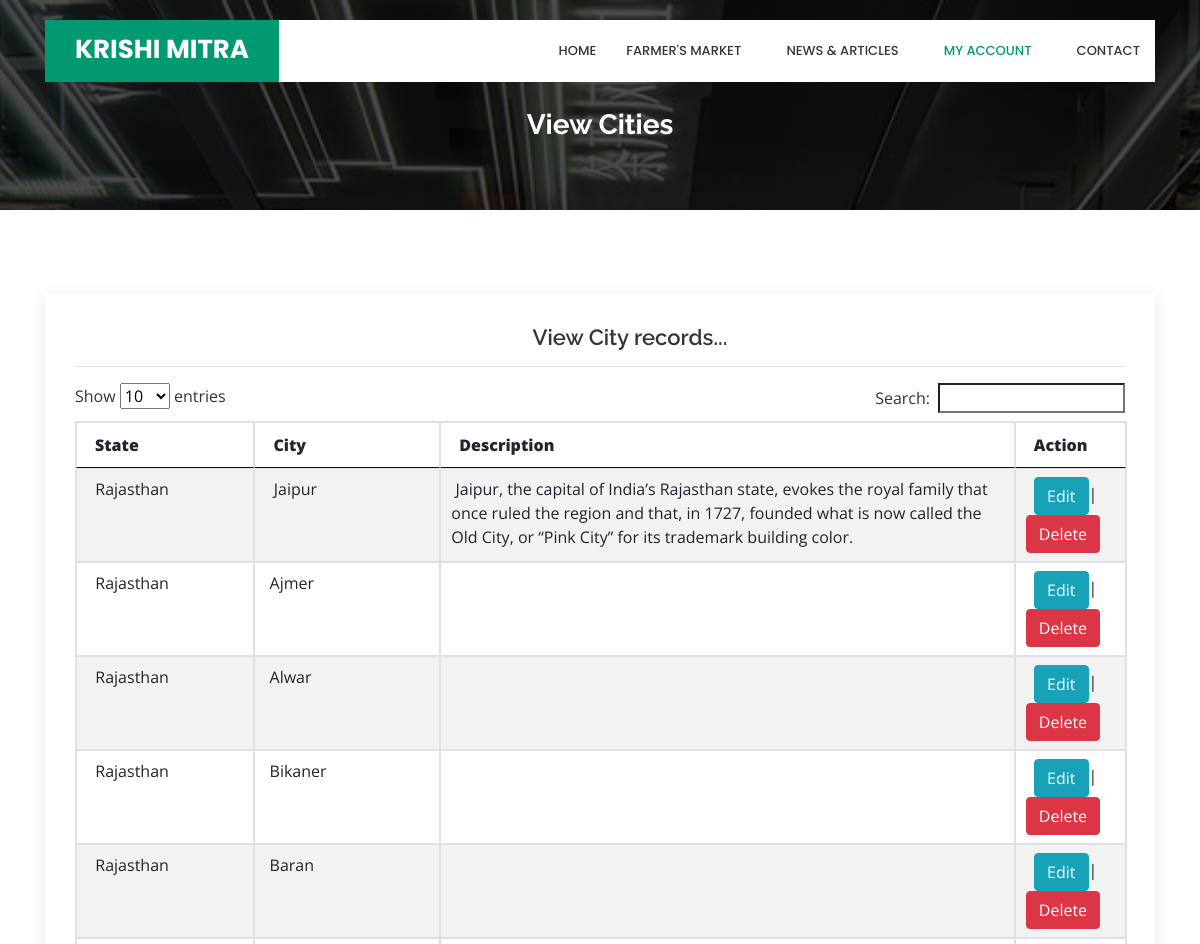
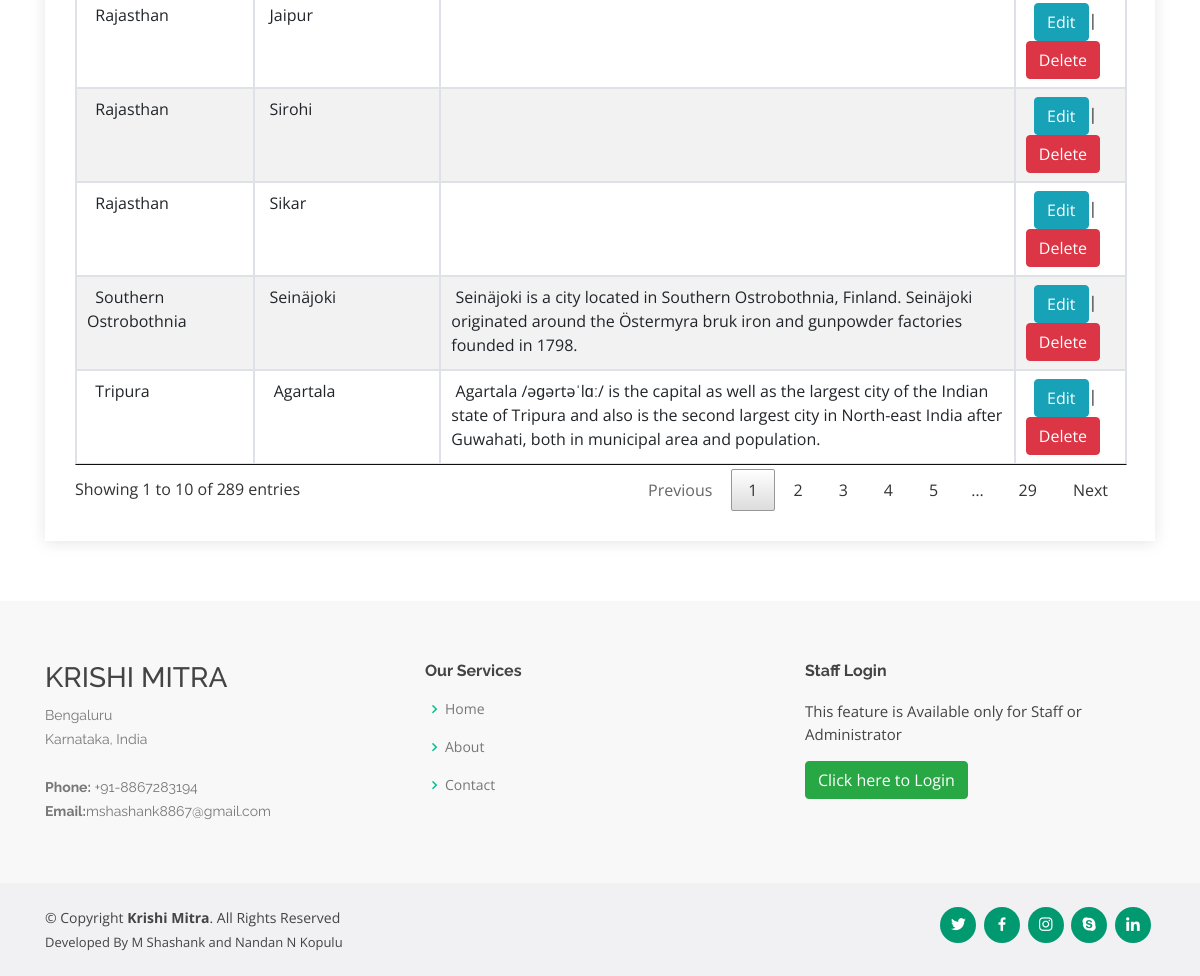
The app's page /viewcity.php (signed in) with its own data (2 pictures, top to bottom).
### tables this page shows
CREATE TABLE IF NOT EXISTS `city` (
`city_id` int(10) NOT NULL,
  `country_id` int(10) NOT NULL,
  `state_id` int(10) NOT NULL,
  `city` varchar(25) NOT NULL,
  `description` text NOT NULL,
  `status` varchar(10) NOT NULL
);

CREATE TABLE IF NOT EXISTS `state` (
`state_id` int(10) NOT NULL,
  `country_id` int(10) NOT NULL,
  `state` varchar(25) NOT NULL,
  `description` text NOT NULL,
  `status` varchar(10) NOT NULL
);

### viewcity.php (the view, shortened to what this page needs)
<?php
include("header.php");
?>
  <main id="main">
    <section id="cta" class="cta">
      <div class="container">
        <div class="text-center" data-aos="zoom-in">
		<br><br>
          <h3>View Cities</h3>
        </div>
      </div>
    </section>
    <section id="contact" class="contact">
      <div class="container">
        <div class="row">
          <div class="col-lg-12" data-aos="fade-up" data-aos-delay="100">
            <div class="info mt-4 ">
		<center><h4>View City records...</h4></center><hr>
<?php
							$sql = "SELECT * FROM city";
							  $qsql = mysqli_query($con,$sql);
							if(mysqli_num_rows($qsql)  == 0)
									{
										echo "<center>There is no city to display!!</center>";
									}
									else
									{
										?>
<table ID="datatable" class="table table-striped table-bordered " >
<thead>
<tr>
							    <th><strong>State</strong></th>
							    <th><strong>City</strong></th>
							    <th><strong>Description</strong></th>
                                <th><strong>Action</strong></th>
  </tr>
  </thead>
  <tbody>
  <?php
  while($rs = mysqli_fetch_array($qsql))
  {
		$sqlstate = "SELECT * FROM state WHERE state_id='$rs[state_id]'";
	  $qsqlstate = mysqli_query($con,$sqlstate);
	  $rsstate = mysqli_fetch_array($qsqlstate);
							  echo "
							  <tr>
							    <td>&nbsp; $rsstate[state]</td>
							    <td>&nbsp;$rs[city]</td>
							    <td>&nbsp;$rs[description]</td>
								<td>&nbsp; <a href='city.php?editid=$rs[city_id]'  CLASS='btn btn-info'>Edit</a>| <a href='viewcity.php?deleteid=$rs[city_id]' onclick='return delconfirm()' CLASS='btn btn-danger'>Delete</a></td>
						      </tr>";
  }
  ?>
  </tbody>
</table>
						<?php
						 }
						?>
            </div>
		  </div>
        </div>
      </div>
    </section>
  </main>
<?php
include("footer.php");
?>

### assets/css/style.css (style rules this page uses)
body { font-family: "Open Sans", sans-serif; color: #444444; }
a { color: #009970; }
h1, h2, h3, h4, h5, h6 { font-family: "Raleway", sans-serif; }
section { padding: 60px 0; overflow: hidden; }
.cta { background: linear-gradient(rgba(2, 2, 2, 0.7), rgba(0, 0, 0, 0.7)), url("../img/cta-bg.jpg") fixed center center; background-size: cover; padding: 60px 0; }
.cta h3 { color: #fff; font-size: 28px; font-weight: 700; }
.contact .info { padding: 30px; width: 100%; background: #fff; box-shadow: 0px 2px 15px rgba(0, 0, 0, 0.1); }
.contact .info h4 { padding: 0 0 0 60px; font-size: 22px; font-weight: 600; margin-bottom: 5px; color: #36343a; }

### records on screen
city: state.state "Southern Ostrobothnia", city "Seinäjoki", description "Seinäjoki is a city located in Southern Ostrobothnia, Finland. Seinäjoki originated around the Östermyra bruk iron and gunpowder factories founded in 1798."
city: state.state "Rajasthan", city "Jaipur", description "Jaipur, the capital of India’s Rajasthan state, evokes the royal family that once ruled the region and that, in 1727, founded what is now called the Old City, or “Pink City” for its trademark building color."
city: state.state "Tripura", city "Agartala", description "Agartala /əɡərtəˈlɑː/ is the capital as well as the largest city of the Indian state of Tripura and also is the second largest city in North-east India after Guwahati, both in municipal area and population."
city: state.state "Rajasthan", city "Ajmer"
city: state.state "Rajasthan", city "Alwar"
city: state.state "Rajasthan", city "Bikaner"
city: state.state "Rajasthan", city "Baran"
city: state.state "Rajasthan", city "Jaipur"
city: state.state "Rajasthan", city "Sirohi"
city: state.state "Rajasthan", city "Sikar"
